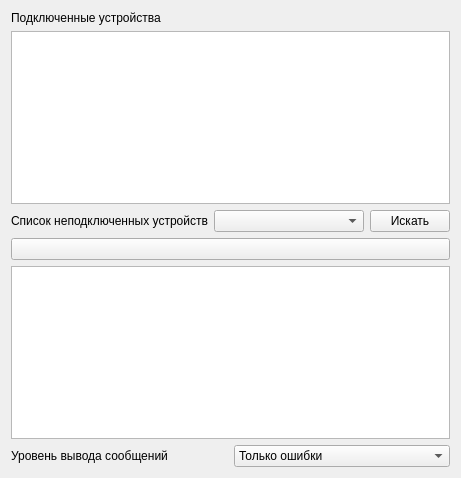
<?xml version="1.0" encoding="UTF-8"?>
<ui version="4.0">
 <class>DeviceManagerIzluchatelUI</class>
 <widget class="QWidget" name="DeviceManagerIzluchatelUI">
  <property name="geometry">
   <rect>
    <x>0</x>
    <y>0</y>
    <width>461</width>
    <height>478</height>
   </rect>
  </property>
  <property name="windowTitle">
   <string>Менеджер устройств</string>
  </property>
  <layout class="QVBoxLayout" name="verticalLayout">
   <item>
    <widget class="QLabel" name="label_3">
     <property name="text">
      <string>Подключенные устройства</string>
     </property>
    </widget>
   </item>
   <item>
    <widget class="QTableWidget" name="tableWidget"/>
   </item>
   <item>
    <layout class="QHBoxLayout" name="horizontalLayout_2">
     <item>
      <widget class="QLabel" name="label_2">
       <property name="text">
        <string>Список неподключенных устройств</string>
       </property>
      </widget>
     </item>
     <item>
      <widget class="QComboBox" name="comboListOfDevices">
       <property name="minimumSize">
        <size>
         <width>150</width>
         <height>0</height>
        </size>
       </property>
      </widget>
     </item>
     <item>
      <widget class="QPushButton" name="searchDevice">
       <property name="text">
        <string>Искать</string>
       </property>
      </widget>
     </item>
    </layout>
   </item>
   <item>
    <widget class="QPushButton" name="searchDevice_2">
     <property name="text">
      <string/>
     </property>
    </widget>
   </item>
   <item>
    <widget class="QTextEdit" name="console"/>
   </item>
   <item>
    <layout class="QHBoxLayout" name="horizontalLayout">
     <item>
      <widget class="QLabel" name="label">
       <property name="text">
        <string>Уровень вывода сообщений</string>
       </property>
      </widget>
     </item>
     <item>
      <widget class="QComboBox" name="comboLevelOfOutput">
       <property name="minimumSize">
        <size>
         <width>150</width>
         <height>0</height>
        </size>
       </property>
       <item>
        <property name="text">
         <string>Только ошибки</string>
        </property>
       </item>
       <item>
        <property name="text">
         <string>Ошибки и сообщения</string>
        </property>
       </item>
       <item>
        <property name="text">
         <string>Всё</string>
        </property>
       </item>
      </widget>
     </item>
    </layout>
   </item>
  </layout>
 </widget>
 <resources/>
 <connections/>
</ui>
